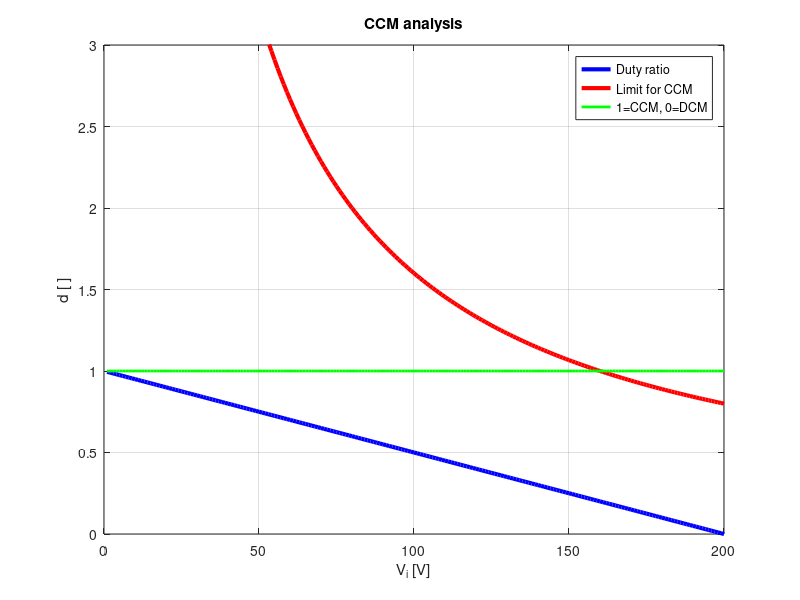
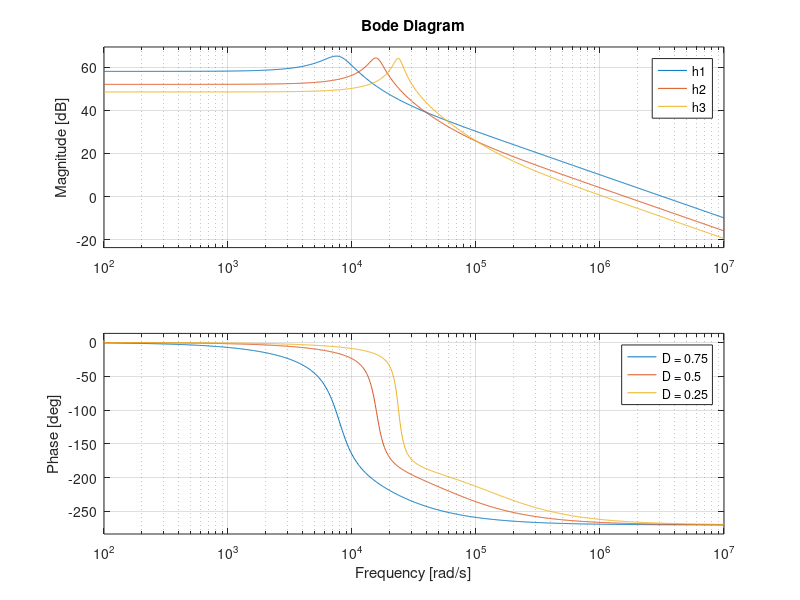

Source code (MATLAB) for these figures, in order:
%% Preparation
% Cleanup workspace
clc;
clear;
close all;

% Load packages
pkg load control

% Define internal variables
s = tf('s');

% Define plot and print output
plotout = 1;
printout = 0;

%% Boost converter parameters
vo = 200;
%l = 62e-6;
l = 200e-6;
c = 5e-6;
r = 50;
fs = 100e3;
vi= [50 100 150];
vi_plot = [1:1:200];

% Display converter parameters
disp(['Step up converter analysis']);
disp(['']);
disp(['Output voltage:      '   num2str(vo)     ' V']);
disp(['Inductance:          '   num2str(l/1e-6) ' uH']);
disp(['Output capacitor:    '   num2str(c/1e-6) ' uF']);
disp(['Load resistance:     '   num2str(r)      ' Ohm']);
disp(['Switching frequency: '   num2str(fs/1e3) ' kHz']);
disp(['']);

%% Duty ratio and CCM analysis
% Calculate static duty ratio
d = 1 - (vi/ vo);
d_plot = 1 - (vi_plot / vo);

% Check for CCM
d_max= 2 * (vo * l * fs)./(r * vi);
ccm= d < d_max;
d_max_plot = 2 * (vo * l * fs)./(r * vi_plot);
ccm_plot = d_plot < d_max_plot;

% Display CCM for selected values
disp(['Duty ratios at different input voltages:']);
disp(num2str([vi; d; ccm]'))

% Plot CCM over complete input voltage range
if plotout
    figure(1);
    plot(vi_plot, d_plot, 'b', 'LineWidth', 3, vi_plot, d_max_plot, 'r', 'LineWidth', 3, vi_plot, ccm_plot, 'g', 'LineWidth', 2);
    grid on;
    title('CCM analysis');
    legend('Duty ratio', 'Limit for CCM', '1=CCM, 0=DCM');
    xlabel('V_i [V]');
    ylabel('d [ ]');
    ylim([0 3]);
    if printout
        print -dpdf fig/ccm.pdf
    end
end

% Transfer functions of converter
h1 = (vo) / (1-d(1)) * (1 - (l / ((1 - d(1))^2 * r)) * s) / (1 + (l / ((1 - d(1))^2 * r)) * s + ((c * l) / (1-d(1))^2) * s^2);
h2 = (vo) / (1-d(2)) * (1 - (l / ((1 - d(2))^2 * r)) * s) / (1 + (l / ((1 - d(2))^2 * r)) * s + ((c * l) / (1-d(2))^2) * s^2);
h3 = (vo) / (1-d(3)) * (1 - (l / ((1 - d(3))^2 * r)) * s) / (1 + (l / ((1 - d(3))^2 * r)) * s + ((c * l) / (1-d(3))^2) * s^2);

% Plot transfer functions
if plotout
    figure(2);
    bode(h1, h2, h3);
    legend(['D = ' num2str(d(1))], ['D = ' num2str(d(2))], ['D = ' num2str(d(3))]);
    if printout
        print -dpdf fig/h.pdf
    end
end
